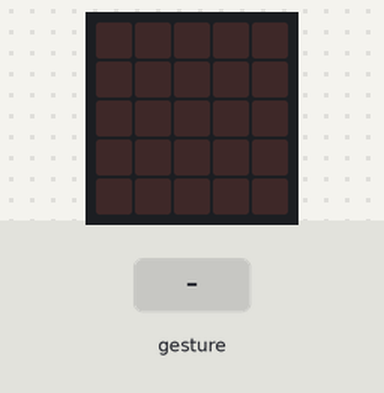
Recording of a program running on a simulated BBC micro:bit (MakeCode). Parts: the board's 5×5 LED display. The inputs (shaded band) are chosen by the test bench. Random numbers come from a fixed seed; a tilt is held for 1.5 s and a shake lasts 1 s, then the board lies face up again.

Above: at 1.2 s.
1.3 s: gesture 'shake'
At 2.3 s:
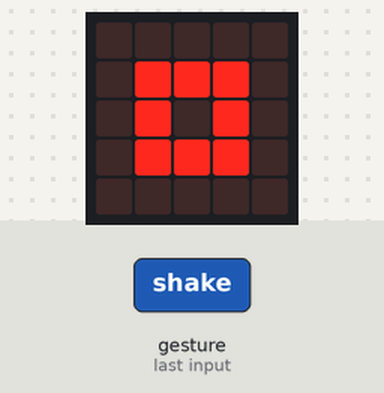
At 3.9 s:
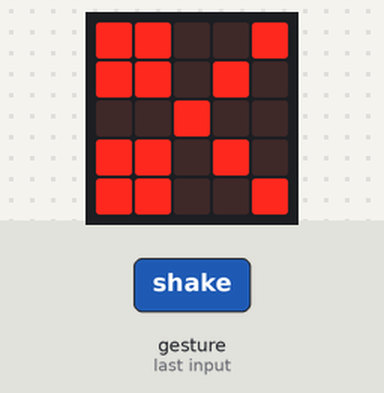
4.3 s: gesture 'shake'
At 6.9 s:
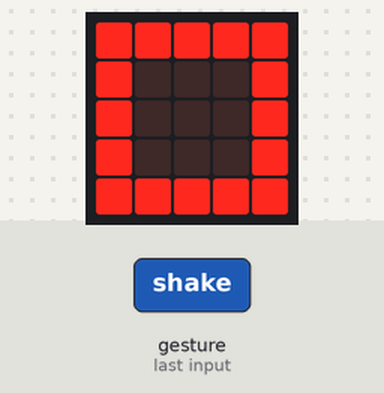
Timing chart, 0 to 8.4 s (numbered marks = the images above; inputs shaded):
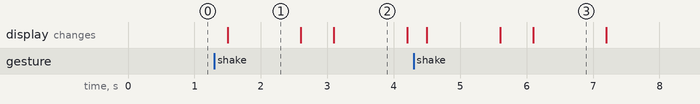

Measured:
- after the input at 1.3 s, the display: changes after 0.20 s (image 1)
- after the input at 4.3 s, the display: first changes after 0.20 s (image 3 shows a later state)
- what the display in image 1 shows lasts 1.1 s, from 1.5 s to 2.6 s

The program:

main.ts
```typescript
let mao1 = 0
let mao2 = 0
input.onGesture(Gesture.Shake, function () {
    mao1 = randint(1, 3)
    mao2 = randint(1, 3)
    if (mao1 == 1) {
        // Rock
        basic.showIcon(IconNames.SmallSquare)
    } else if (mao1 == 2) {
        // Paper
        basic.showIcon(IconNames.Square)
    } else {
        // Scissors
        basic.showIcon(IconNames.Scissors)
    }
    basic.pause(500)
    basic.clearScreen()
    basic.pause(500)
    if (mao2 == 1) {
        // Rock
        basic.showIcon(IconNames.SmallSquare)
    } else if (mao2 == 2) {
        // Paper
        basic.showIcon(IconNames.Square)
    } else {
        // Scissors
        basic.showIcon(IconNames.Scissors)
    }
    basic.pause(500)
    basic.clearScreen()
})
```

test.ts
```typescript
// testes vão aqui; isto não será compilado quando este pacote for usado como uma extensão.
```
